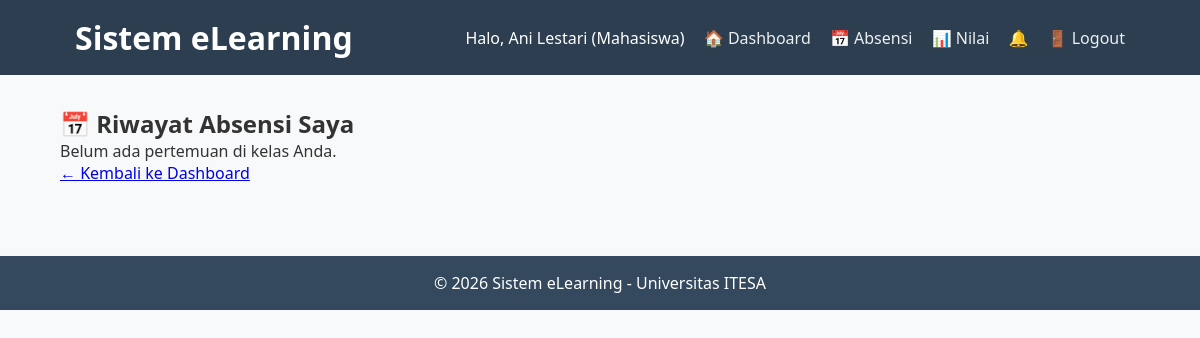
/mahasiswa/view_attendance.php (signed in), run on an earlier commit of the app's database.
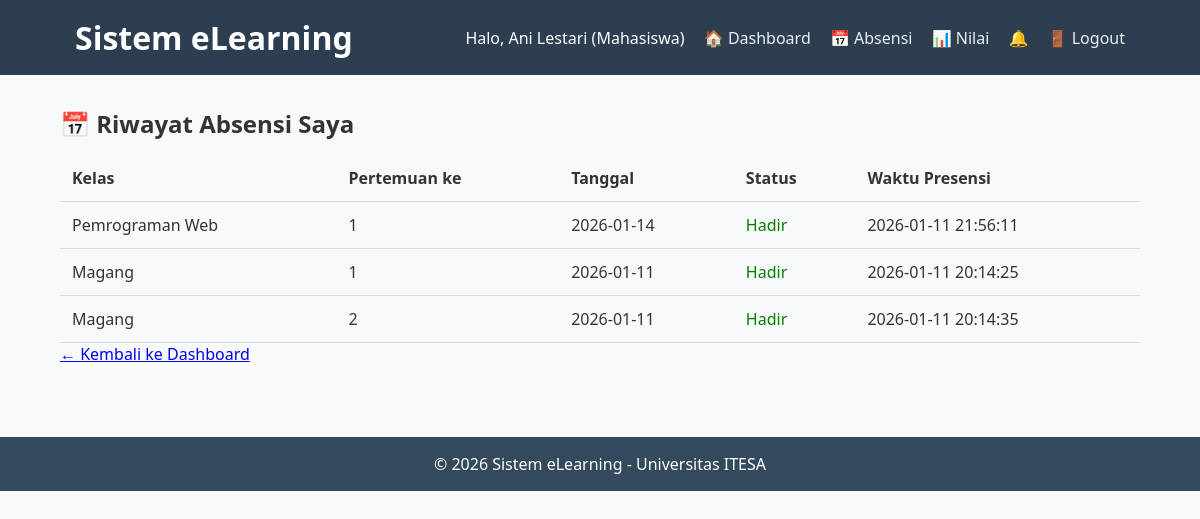
And on a later commit of the database.
### tables this page shows
CREATE TABLE `profiles` (
  `id_user` int(11) NOT NULL,
  `nim_nidn` varchar(20) DEFAULT NULL,
  `foto` varchar(255) DEFAULT NULL,
  `alamat` text DEFAULT NULL,
  `fakultas` varchar(100) DEFAULT NULL,
  `prodi` varchar(100) DEFAULT NULL
);

CREATE TABLE `users` (
  `id` int(11) NOT NULL,
  `username` varchar(50) NOT NULL,
  `password` varchar(255) NOT NULL,
  `nama_lengkap` varchar(100) NOT NULL,
  `email` varchar(100) NOT NULL,
  `role` enum('admin','dosen','mahasiswa') NOT NULL
);

CREATE TABLE `meetings` (
  `id` int(11) NOT NULL,
  `id_class` int(11) NOT NULL,
  `pertemuan_ke` tinyint(4) NOT NULL CHECK (`pertemuan_ke` between 1 and 16),
  `tanggal` date NOT NULL,
  `topik` varchar(150) DEFAULT NULL
);

CREATE TABLE `courses` (
  `id` int(11) NOT NULL,
  `kode_mk` varchar(20) NOT NULL,
  `nama_mk` varchar(100) NOT NULL,
  `deskripsi` text DEFAULT NULL,
  `sks` tinyint(4) NOT NULL CHECK (`sks` between 1 and 6)
);

CREATE TABLE `attendance` (
  `id` int(11) NOT NULL,
  `id_meeting` int(11) NOT NULL,
  `id_mahasiswa` int(11) NOT NULL,
  `status` enum('hadir','sakit','izin','alfa') DEFAULT 'alfa',
  `waktu_presensi` datetime DEFAULT current_timestamp()
);

### includes/functions.php (called while the page is built, shortened)
<?php
if (!function_exists('get_user_info')) {
    function get_user_info($pdo, $user_id) {
        $stmt = $pdo->prepare("SELECT u.*, p.nim_nidn, p.foto FROM users u LEFT JOIN profiles p ON u.id = p.id_user WHERE u.id = ?");
        $stmt->execute([$user_id]);
        return $stmt->fetch(PDO::FETCH_ASSOC);
    }
}
?>

### mahasiswa/view_attendance.php (the view, shortened to what this page needs)
<?php
require_once '../includes/header.php';
require_once '../includes/functions.php';
$stmt = $pdo->prepare("
    SELECT m.*, c.id AS class_id, co.nama_mk
    FROM meetings m
    JOIN classes c ON m.id_class = c.id
    JOIN courses co ON c.id_course = co.id
    JOIN enrollments e ON c.id = e.id_class
    WHERE e.id_mahasiswa = ?
    ORDER BY m.tanggal DESC
");
$stmt->execute([$_SESSION['user_id']]);
$meetings = $stmt->fetchAll();
$absen = $pdo->prepare("
    SELECT id_meeting, status, waktu_presensi
    FROM attendance
    WHERE id_mahasiswa = ?
");
$absen->execute([$_SESSION['user_id']]);
$absen_data = [];
while ($row = $absen->fetch()) {
    $absen_data[$row['id_meeting']] = $row;
}
?>
<h2>📅 Riwayat Absensi Saya</h2>
<?php if (!$meetings): ?>
    <p>Belum ada pertemuan di kelas Anda.</p>
<?php else: ?>
    <table class="table">
        <thead>
            <tr>
                <th>Kelas</th>
                <th>Pertemuan ke</th>
                <th>Tanggal</th>
                <th>Status</th>
                <th>Waktu Presensi</th>
            </tr>
        </thead>
        <tbody>
            <?php foreach ($meetings as $m): ?>
            <tr>
                <td><?= htmlspecialchars($m['nama_mk']) ?></td>
                <td><?= $m['pertemuan_ke'] ?></td>
                <td><?= $m['tanggal'] ?></td>
                <td>
                    <?php
                    $status = $absen_data[$m['id']]['status'] ?? 'alfa';
                    $color = [
                        'hadir' => 'green',
                        'sakit' => 'orange',
                        'izin' => 'blue',
                        'alfa' => 'red'
                    ];
                    echo "<span style='color:{$color[$status]};'>".ucfirst($status)."</span>";
                    ?>
                </td>
                <td><?= $absen_data[$m['id']]['waktu_presensi'] ?? '-' ?></td>
            </tr>
            <?php endforeach; ?>
        </tbody>
    </table>
<?php endif; ?>
<a href="dashboard.php">← Kembali ke Dashboard</a>
<?php include '../includes/footer.php'; ?>

### includes/header.php (shortened to what this page needs)
<?php
require_once __DIR__ . '/auth.php';
$user = get_user_info($pdo, $_SESSION['user_id']);
$notif_count = 0;
if (is_logged_in()) {
    $stmt = $pdo->prepare("SELECT COUNT(*) FROM notifications WHERE id_user = ? AND is_read = 0");
    $stmt->execute([$_SESSION['user_id']]);
    $notif_count = $stmt->fetchColumn();
}
?>
<!DOCTYPE html>
<html lang="id">
<head>
    <link rel="stylesheet" href="/elearning/assets/css/style.css">
</head>
<body>
    <header>
        <div class="container">
            <h1>Sistem eLearning</h1>
            <nav>
                <span>Halo, <?= htmlspecialchars($user['nama_lengkap']) ?> (<?= ucfirst($user['role']) ?>)</span>
                <?php if ($_SESSION['role'] === 'mahasiswa'): ?>
                    <a href="/elearning/mahasiswa/dashboard.php">🏠 Dashboard</a>
                    <a href="/elearning/mahasiswa/view_attendance.php">📅 Absensi</a>
                    <a href="/elearning/mahasiswa/grades.php">📊 Nilai</a>
                <?php endif; ?>
                <?php if ($notif_count > 0): ?>
                    <a href="/elearning/notifications.php" style="color:red;">🔔 (<?= $notif_count ?>)</a>
                <?php else: ?>
                    <a href="/elearning/notifications.php">🔔</a>
                <?php endif; ?>
                <a href="/elearning/logout.php">🚪 Logout</a>
            </nav>
        </div>
    </header>
    <div class="container main-content">

### includes/footer.php
    </div>
    <footer>
        <div class="container">
            <p>&copy; 2026 Sistem eLearning - Universitas ITESA</p>
        </div>
    </footer>
</body>
</html>

### assets/css/style.css (style rules this page uses)
* { margin: 0; padding: 0; box-sizing: border-box; }
body { font-family: 'Segoe UI', Tahoma, Geneva, Verdana, sans-serif; background: #f8f9fa; color: #333; }
.container { width: 90%; max-width: 1200px; margin: 0 auto; padding: 0 15px; }
header { background: #2c3e50; color: white; padding: 1rem 0; }
header .container { display: flex; justify-content: space-between; align-items: center; }
header nav a { color: #ecf0f1; text-decoration: none; margin-left: 15px; }
.main-content { padding: 2rem 0; }
.table { width: 100%; border-collapse: collapse; margin-top: 15px; }
.table th, .table td { padding: 12px; text-align: left; border-bottom: 1px solid #ddd; }
footer { background: #34495e; color: white; text-align: center; padding: 1rem 0; margin-top: 40px; }

What changed in the data, as far as the page shows it:
added meetings: courses.nama_mk "Pemrograman Web", pertemuan_ke "1", tanggal "2026-01-14", id.status "Hadir", id.waktu_presensi "2026-01-11 21:56:11"
added meetings: courses.nama_mk "Magang", pertemuan_ke "1", tanggal "2026-01-11", id.status "Hadir", id.waktu_presensi "2026-01-11 20:14:25"
added meetings: courses.nama_mk "Magang", pertemuan_ke "2", tanggal "2026-01-11", id.status "Hadir", id.waktu_presensi "2026-01-11 20:14:35"
Also different on the page:
text no longer shown: "Belum ada pertemuan di kelas Anda."
text now shown: "Kelas Pertemuan ke Tanggal Status Waktu Presensi"
